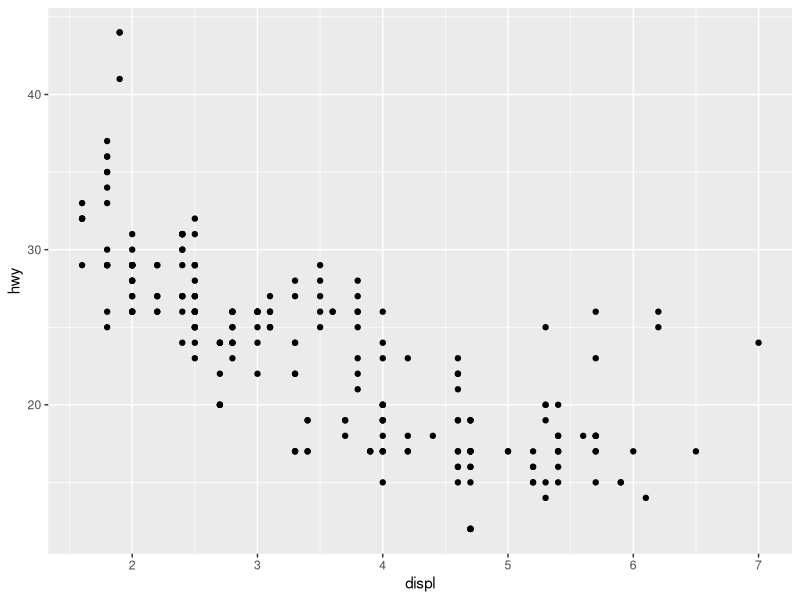
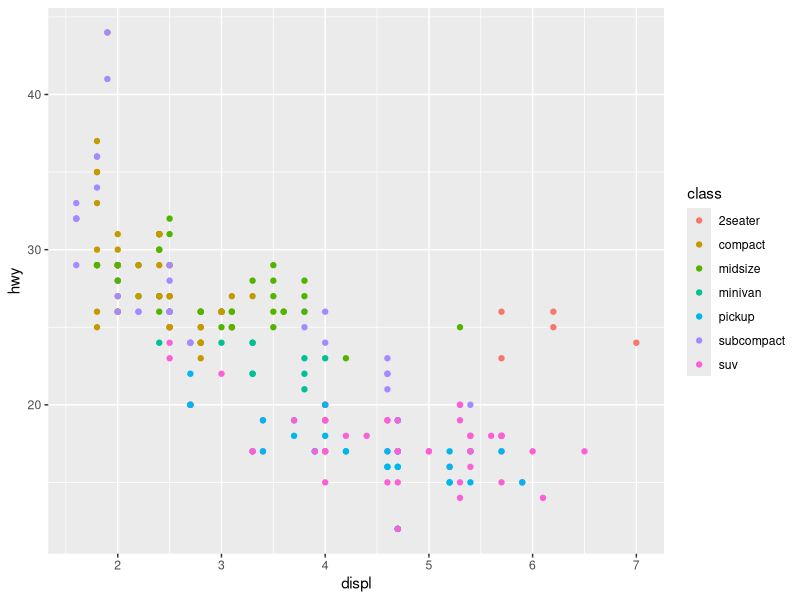
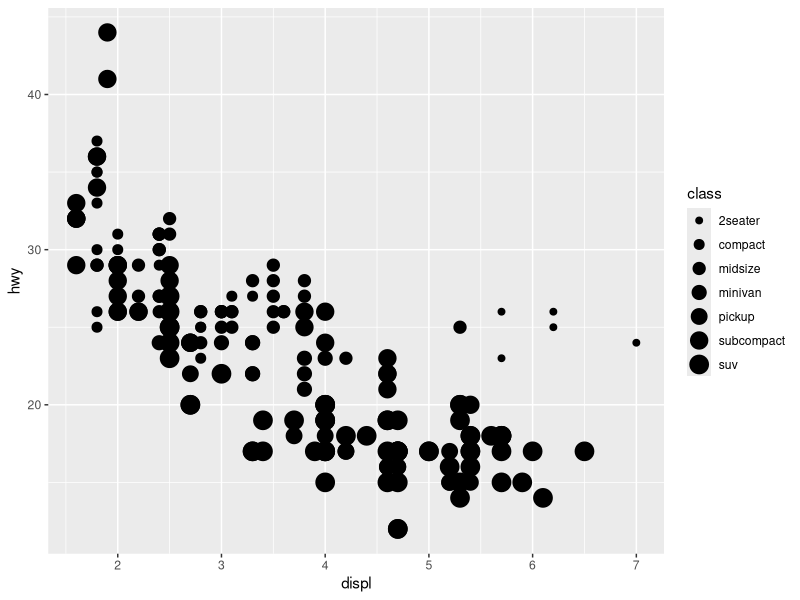
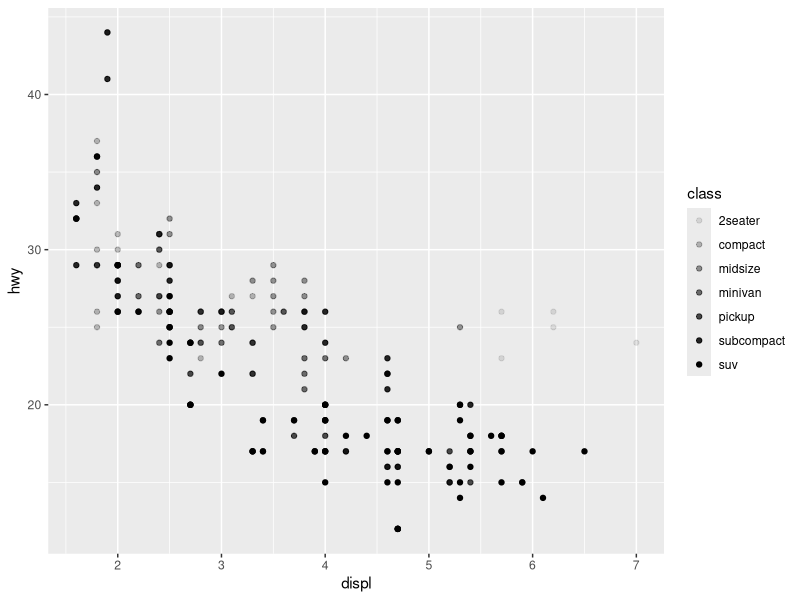
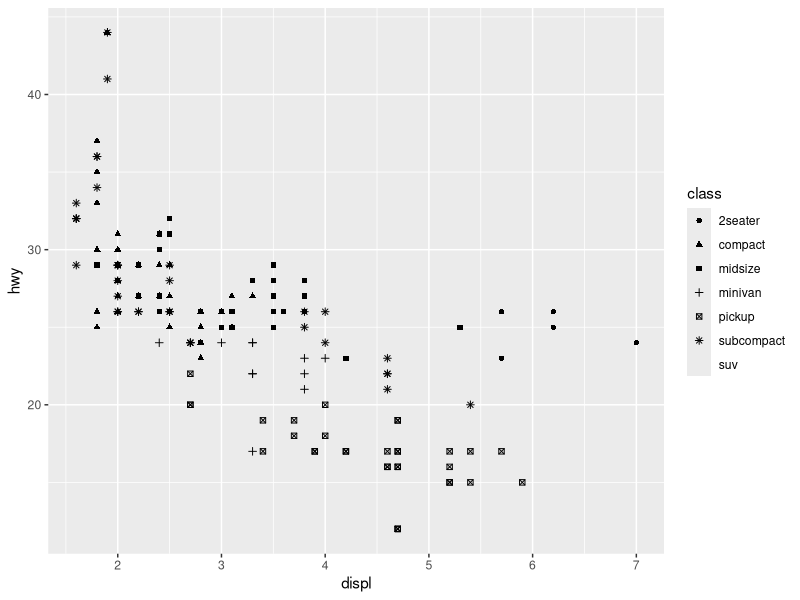
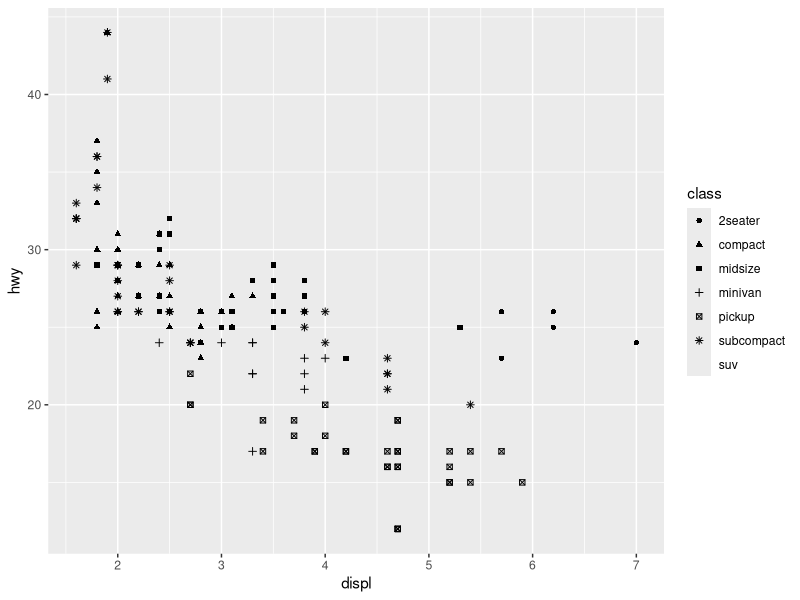
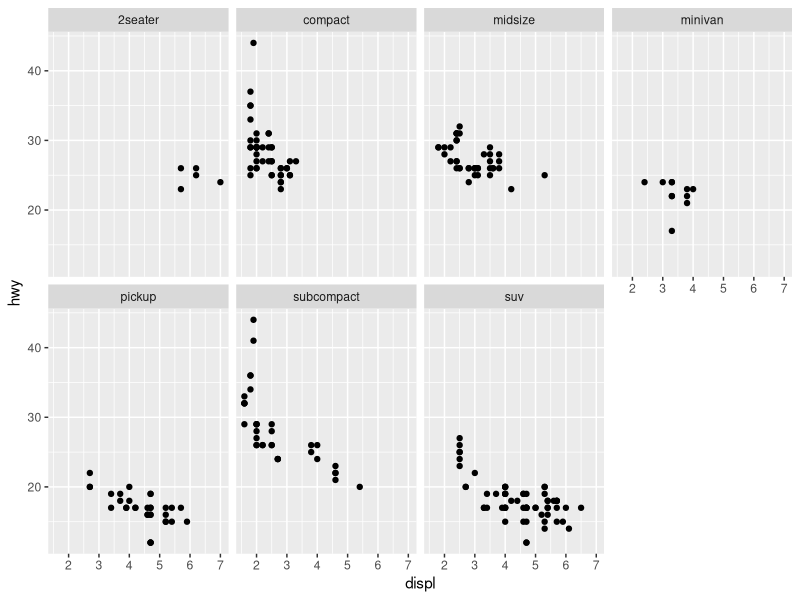
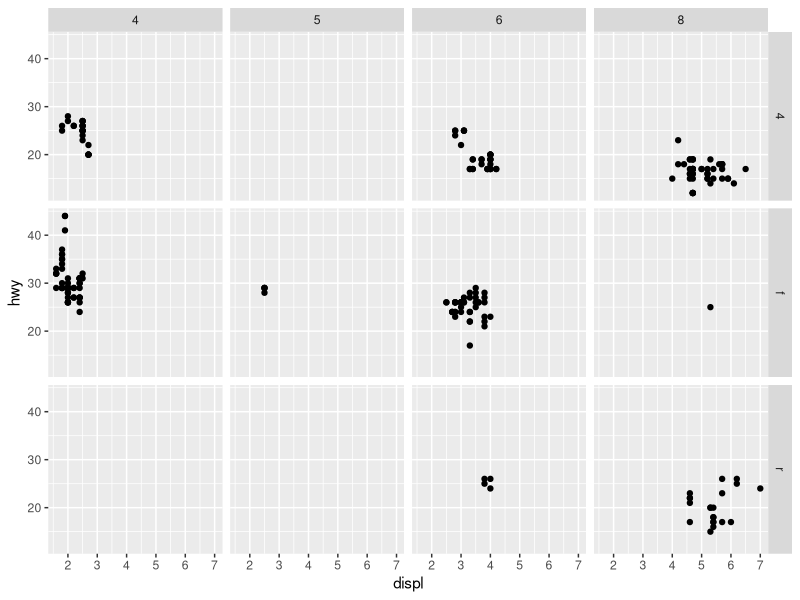

Write the R code that produced these figures, in order.
## ---- chunk 1
library(tidyverse)
## ---- chunk 2
mpg
## ---- chunk 3
?mpg
## ---- chunk 4
ggplot(data = mpg) +
  geom_point(mapping = aes(x = displ, y = hwy))
## ---- chunk 5
ggplot(data = mpg) +
  geom_point(mapping = aes(x = displ, y = hwy, color = class))
## ---- chunk 6
ggplot(data = mpg) +
  geom_point(mapping = aes(x = displ, y = hwy, size = class))
## ---- chunk 7
ggplot(data = mpg) +
  geom_point(mapping = aes(x = displ, y = hwy, alpha = class))
## ---- chunk 8
ggplot(data = mpg) +
  geom_point(mapping = aes(x = displ, y = hwy, shape = class))
## ---- chunk 9
ggplot(data = mpg) +  geom_point(mapping = aes(x = displ, y = hwy, shape = class))
## ---- chunk 10
ggplot(data = mpg) +
  geom_point(mapping = aes(x = displ, y = hwy)) +
  facet_wrap(~ class, nrow = 2)
## ---- chunk 11
ggplot(data = mpg) +
  geom_point(mapping = aes(x = displ, y = hwy)) +
  facet_grid(drv ~ cyl)
## ---- chunk 12
ggplot(data = mpg) +
  geom_point(mapping = aes(x = displ, y = hwy, color = class)) +
  geom_smooth(mapping = aes(x = displ, y = hwy))
## ---- chunk 13
ggplot(data = mpg, mapping = aes(x = displ, y = hwy)) +
  geom_point(mapping = aes (color = class)) +
  geom_smooth()
## ---- chunk 14
ggplot(data = diamonds) +
  geom_bar(mapping = aes(x = cut))
